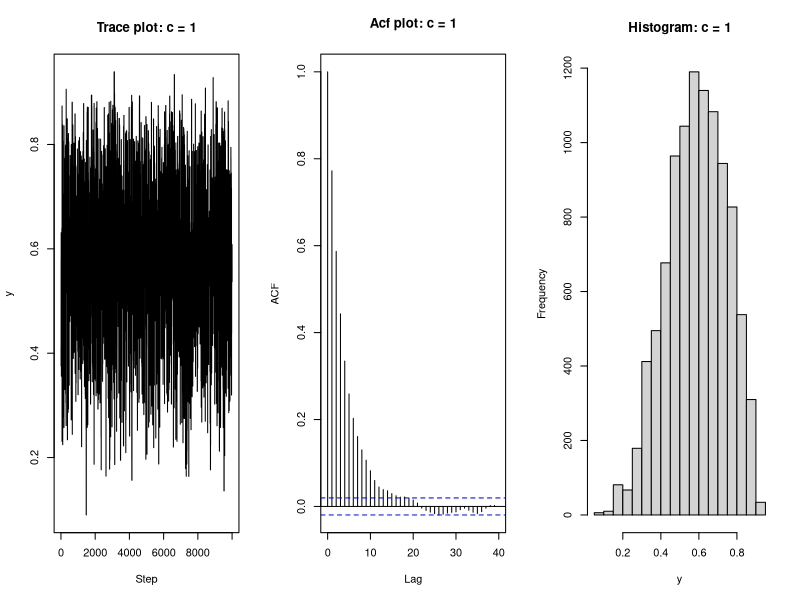
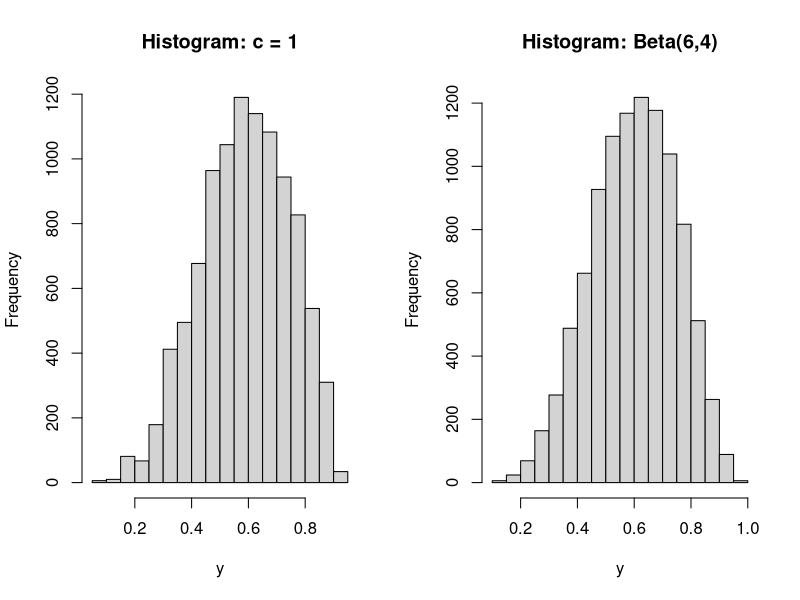
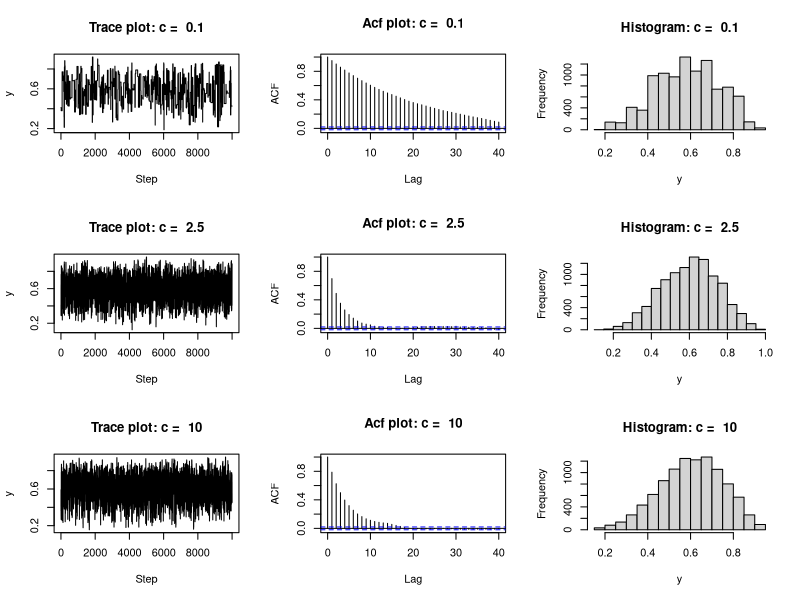
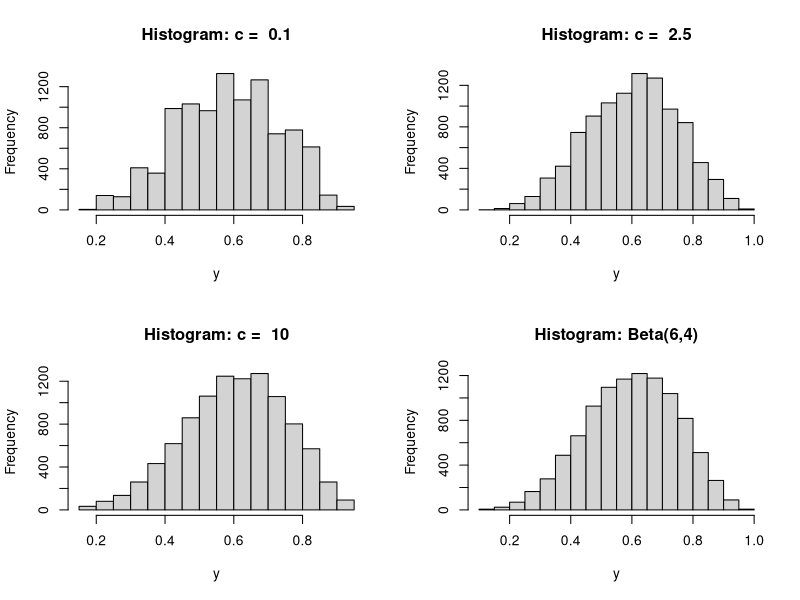
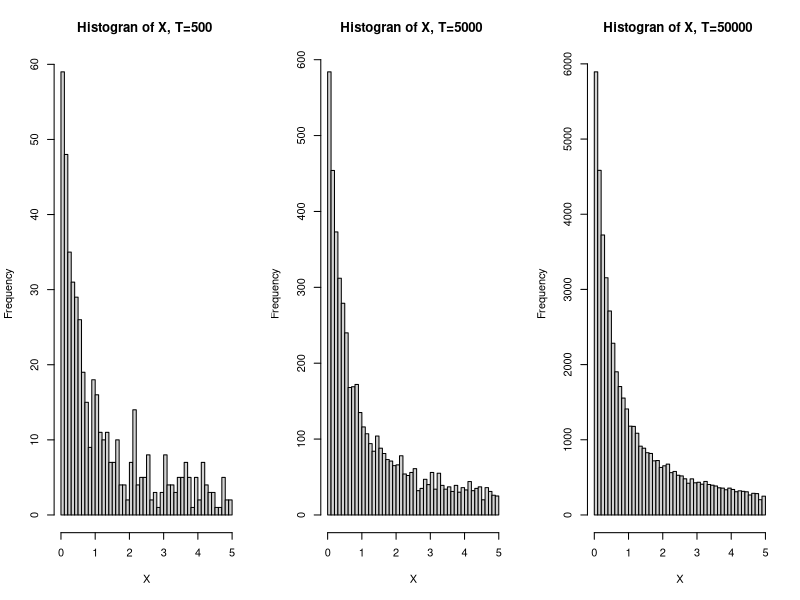

Recreate these plots in R, in order.
## ---- chunk 1
library(coda)
Alpha <- 6
Beta <- 4

# Use the proposal function to get new phi, noticeing phi cannot be 0 or 1
phi <- function(c,oldphi){
  newphi = 0
  # Making sure new phi is neither 0 nor 1
  while (newphi == 0 || newphi == 1){
  newphi = rbeta(1,c*oldphi,c*(1-oldphi))
  }
  return(newphi)
}

# Using similar strcuture of assignment 3 to build MCMC chain
run_metropolis_MCMC <- function(startvalue,c,iterations){
  # set chain 
  chain = rep(0, iterations+1)
  chain[1] = startvalue
  for (i in 1:iterations){
    phi = phi(c,chain[i])
    posterior = dbeta(phi,Alpha,Beta)/dbeta(chain[i],Alpha,Beta)
    proposal = dbeta(phi,c*chain[i],c*(1-chain[i]))/dbeta(chain[i],c*phi,c*(1-phi))
    probab = min(1,posterior/proposal)
    # accept new value if random number uniform (0,1) is less than
    # acceptance probability
    if (runif(1) < probab){
      chain[i+1] = phi
    # reject new value if random number uniform (0,1) is greater 
    # or equal than acceptance probability
    }else{
      chain[i+1] = chain[i]
    }
  }
  return(chain)
}

startvalue = runif(1)
chain = run_metropolis_MCMC(startvalue,1, 10000)
acceptance = 1-mean(duplicated(chain))
## ---- chunk 2
par(mfrow=c(1,3))  #1 row, 3 columns

  traceplot(as.mcmc(chain), type="l", main = "Trace plot: c = 1", xlab="Step", ylab="y")
  acf(chain, main = "Acf plot: c = 1")
  hist(chain, main = "Histogram: c = 1", xlab="y")
  
  target = rbeta(10001,6,4)
 par(mfrow=c(1,2))
  hist(chain, main = "Histogram: c = 1", xlab="y")
  hist(target, main = "Histogram: Beta(6,4)", xlab="y")
  ks.test(chain,target)
## ---- chunk 3
Cs <- c(0.1, 2.5, 10)
  # calculate MCMC chian for all the c
result <- sapply(Cs, run_metropolis_MCMC, startvalue = startvalue,iterations = 10000)

# set a graph function which will automatically have the trace plot,
# cf plot and histograms of all the c in vector Cs
graph <- function(Cs){
  n = length(Cs)
  par(mfrow = c(n, 3))
  for( i in 1:n ) {
  traceplot(as.mcmc(result[,i]), type="l", main = paste("Trace plot: c = ", Cs[i]), xlab="Step", ylab="y")
  acf(result[,i], main = paste("Acf plot: c = ", Cs[i]))
  hist(result[,i], main = paste("Histogram: c = ", Cs[i]), xlab="y")
  }
}

graph(Cs)
 par(mfrow=c(2,2))
 for( i in 1:length(Cs) ) {
 hist(result[,i], main = paste("Histogram: c = ", Cs[i]), xlab="y")
 }
 hist(target, main = "Histogram: Beta(6,4)", xlab="y")

 ks.test(result[,1],target)
 ks.test(result[,2],target)
 ks.test(result[,3],target)
## ---- chunk 4
Gibbs_<-function(x0,y0,iterations,B=5,burnIn=0)
## 5 parameters are needed in this function, with B=5 and burnIn=0 by default
{
  if(x0>0&&x0<B&&y0>0&&y0<B)
## to check whether the starting values are in the domain.    
  {
    x<-c(x0,rep(NA,iterations-1))
## Initialize the Markov chain    
    y<-c(y0,rep(NA,iterations-1))
## Initialize the Markov chain    
    for(i in 1:(iterations-1))
    {
      x[i+1]<-(-log(1-runif(1)*(1-exp(-y[i]*B)))/y[i])
## use inverse transform sampling to draw sample from conditional distribution 
## p(x^{i+1}|y^{i})   
      y[i+1]<-(-log(1-runif(1)*(1-exp(-x[i+1]*B)))/x[i+1])
## use inverse transform sampling to draw sample from conditional distribution 
## p(y^{i+1}|x^{i+1})     
    }
    if(burnIn>0)
    {
        x<-x[-(1:burnIn)]
        y<-y[-(1:burnIn)]
        print(length(x))
## discard the first bunch of draws for the burn-in process    
    }
    return(data.frame(x,y))
  }
 else
   stop("Initial values incorrect")
## print the information for incorrect starting values  
}
## ---- chunk 5
par(mfrow=c(1,3))
x<-Gibbs_(1,2,50000,B=5,burnIn=0)
hist(x[1:500,1],breaks=60, main="Histogran of X, T=500 ",xlab="X")
hist(x[1:5000,1],breaks=60, main="Histogran of X, T=5000 ",xlab="X")
hist(x[1:50000,1],breaks=60, main="Histogran of X, T=50000 ",xlab="X")
## ---- chunk 6
set.seed(123)
mean_500<-c()
mean_5000<-c()
mean_50000<-c()
for(i in 1:10)
{
  x<-Gibbs_(1,2,50000,B=5,burnIn=0)
  mean_500<-c(mean_500,mean(x[1:500,1]))
  mean_5000<-c(mean_5000,mean(x[1:5000,1]))
  mean_50000<-c(mean_50000,mean(x[1:50000,1]))
}
mean_500
mean_5000
mean_50000
c(var(mean_500),var(mean_5000),var(mean_50000))
## ---- chunk 7
set.seed(1234)
k_means<-function(data,k){
  row<-nrow(data)
  col<-ncol(data)
  # index matrix stores the classifying result and the Euclidean distance
  index<-matrix(0,nrow=row,ncol=2)
  # stores the center of each cluster
  center<-matrix(0,nrow=k,ncol=col)
  rand<-as.vector(sample(1:row,size=k))
  for(i in 1:k){
    index[rand[i],1]<-i
    center[i,]<-data[rand[i],]
    center<-matrix(center,nrow=k,ncol=col)
  }
  changed=TRUE
  while(changed){
    previous<-c()
    for(i in 1:row){
      # set a large initial distance for updating
      initialDistance<-1e4
      previous[i]<-index[i,1]
      # find the most suitable cluster for each data and update the index matrix
      for(j in 1:k){
        currentDistance<-sqrt(sum((data[i,]-center[j,])^2))
        if(currentDistance<initialDistance){
           initialDistance<-currentDistance
           index[i,1]<-j
           index[i,2]<-currentDistance
        }
      }
    }
    # check if there is change in index matrix
    for(i in 1:row){
      if(previous[i]!=index[i,1]){
        changed<-TRUE
      break
      }
      else
        changed<-FALSE
    }
    # compute new center matrix
    for(i in 1:k){
    cluster<-as.matrix(data[index[,1]==i,])
    center[i,]<-colMeans(cluster)
    }
}
result<-index[,1]
return(result) 
}
